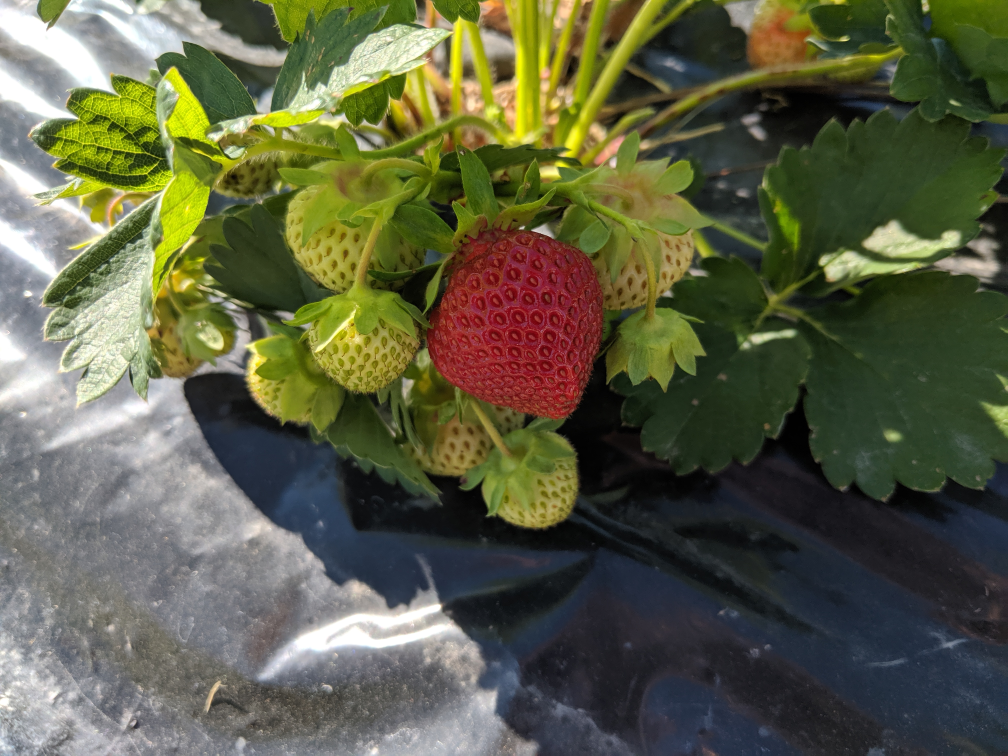
#> input picture computer vision/test_image.jpg, 4032 x 3024 px (shown at 1/4 size)
$ python orientation.py
#> lines starting #> are read from the running program, lines starting #| are printed output that depends on the picture; after the words box and inside, x2 and y2 are one past the last pixel; in counts of white or black regions, pixels touching at a corner belong together
### computer vision/strawberries.py
import cv2
import numpy as np
import matplotlib.pyplot as plt
import random as rng
from PIL import Image


def Main():
    #receiving the image
    image=cv2.imread('test_image.jpg')
#> image is the input picture: shape (3024, 4032, 3); mean B, G, R 69.3, 95, 92.8
    image_copy =np.copy(image)

    #all the functions
    image_copy=red(image_copy)
    #image_copy=canny(image_copy)
    #image_copy=contours(image,image_copy)
    #image_copy=real(image,image_copy)
    #resizing and showing image
    image_copy=cv2.resize(image_copy,(960,540))
    cv2.imshow('gray scale',image_copy)
    cv2.waitKey(0)


# [4 lines left out: function save, not called in this run]
def real(image,image_copy):
    image = cv2.addWeighted(image, 1, image_copy, 1, 0.0)
    return image

def red(image):
    #this is to find the colour red using HSV range
    image=cv2.GaussianBlur(image, (31,31),0)#101
    hsv = cv2.cvtColor(image, cv2.COLOR_BGR2HSV)
#> hsv: shape (3024, 4032, 3); mean H, S, V 66.1, 96.3, 102.7
    #lower red
    lower_red=np.array([0,150,150])#[0,120,0] hue saturation and value
    upper_red=np.array([40,255,255])#[10,255,255]
    mask1=cv2.inRange(hsv, lower_red, upper_red)
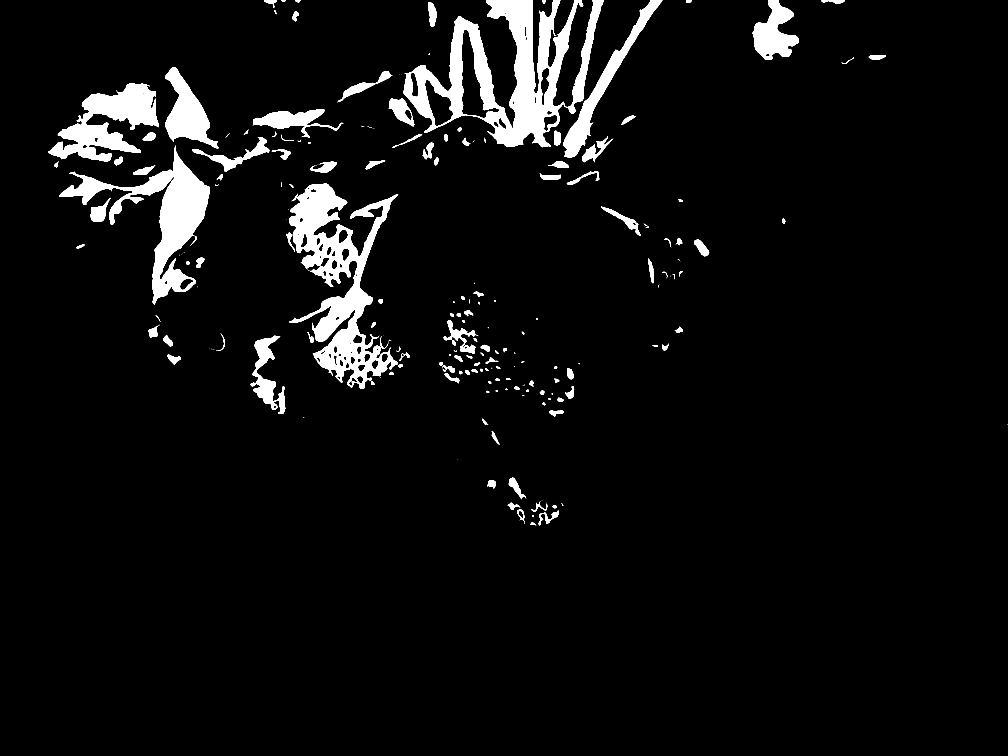
#> mask1: shape (3024, 4032) (shown at 1/4 size); 5.3% white; 272 white regions (112 under 20 px), largest, box (x1, y1, x2, y2) and area: (1615, 0, 2415, 589) 164740, (1156, 735, 1593, 1555) 125595, (237, 582, 840, 1220) 87213
    #range for upper range
    lower_red = np.array([140,120,100])#[170,120,0]
    upper_red = np.array([255,255,255])#[180,255,255]
    mask2 = cv2.inRange(hsv,lower_red,upper_red)
#> mask2: shape (3024, 4032); 1.7% white; 86 white regions (59 under 20 px), largest, box (x1, y1, x2, y2) and area: (1818, 979, 2377, 1599) 198817, (2216, 1010, 2266, 1071) 1918, (1929, 1077, 1992, 1136) 1842
    #Over lapping masks
    mask1 = mask1+mask2
#> mask1: shape (3024, 4032); 7% white; 287 white regions (141 under 20 px), largest, box (x1, y1, x2, y2) and area: (1775, 979, 2377, 1608) 213307, (1615, 0, 2415, 589) 164740, (1156, 735, 1593, 1555) 125595
    #over laying
    red = cv2.bitwise_and(image, image, mask= mask1)
    return red


# [31 lines left out: function contours, not called in this run]


def blur(image):
    blur=cv2.GaussianBlur(image, (5,5),0)
    return blur

def gray(image): #converts image to gray scale
    gray=cv2.cvtColor(image, cv2.COLOR_RGB2GRAY)
    return gray

# [5 lines left out: function canny, not called in this run]


Main()
#> in Main, `image_copy=cv2.resize(image_copy,(960,540))`:
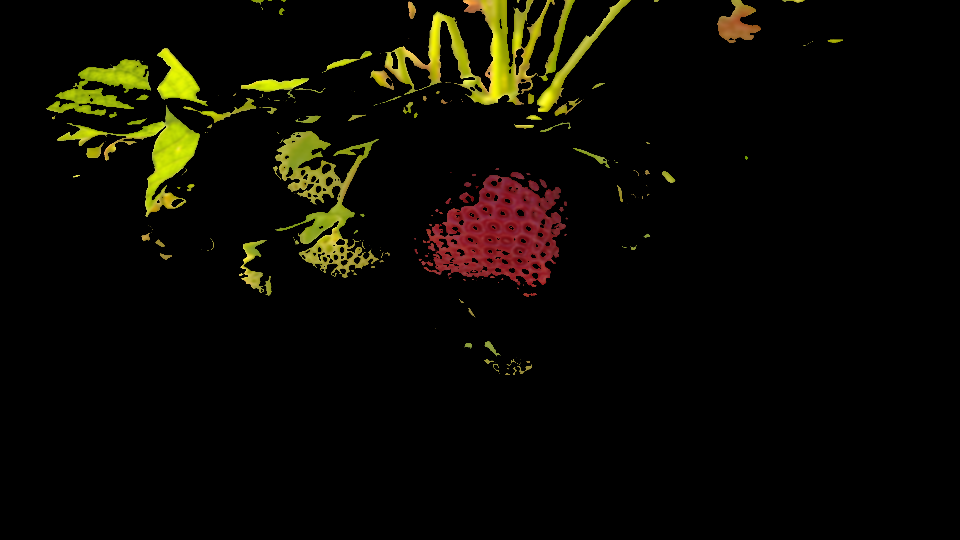
#> image_copy: shape (540, 960, 3); mean of channels 0, 1, 2 2.4, 9.6, 11.4; drawn as B, G, R


### computer vision/orientation.py
import cv2
import numpy as np
import matplotlib.pyplot as plt
from PIL import Image
from strawberries import red
#from strawberries import contours
from strawberries import gray
import math


def Main():
    image=cv2.imread('cropped.jpg')
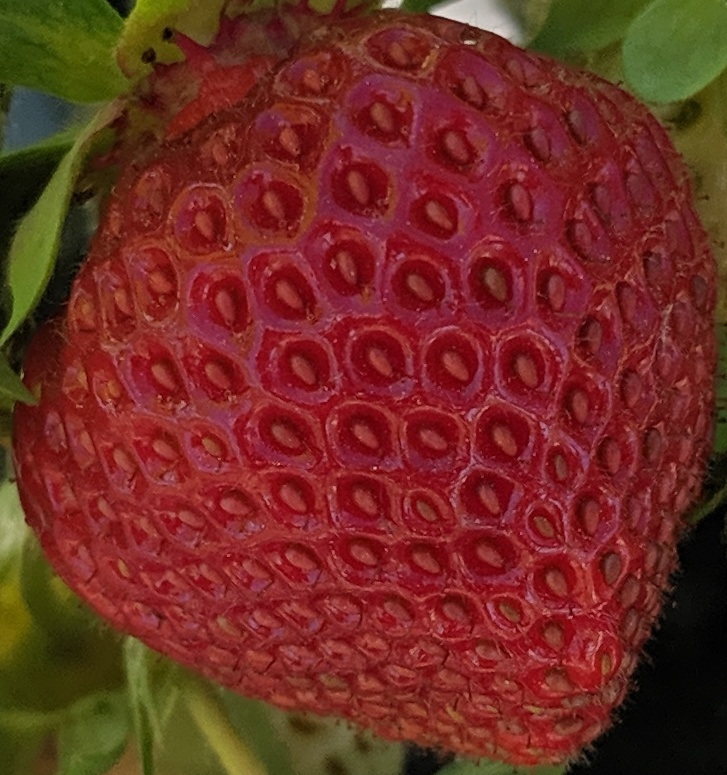
#> input picture computer vision/cropped.jpg, 727 x 775 px
#> image is the input picture: shape (775, 727, 3); mean B, G, R 34.4, 44.6, 111.8
    im=Image.open('cropped.jpg')
    image_copy =np.copy(image)

    image_copy=red(image_copy)
#> in red (call 2), `hsv = cv2.cvtColor(image, cv2.COLOR_BGR2HSV)`: hsv: shape (775, 727, 3); mean H, S, V 75.7, 180.5, 113.2
#> in red (call 2), `mask1=cv2.inRange(hsv, lower_red, upper_red)`:
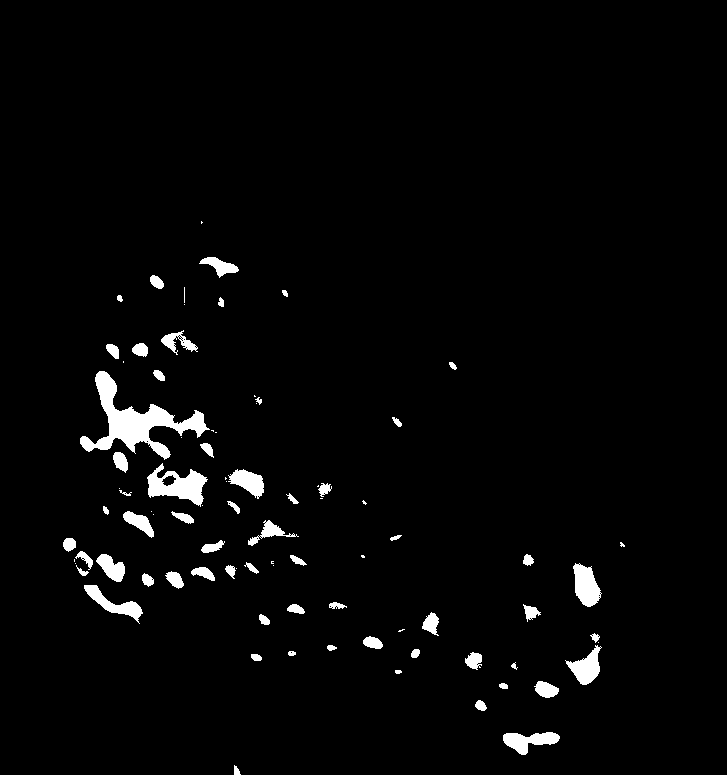
#> mask1: shape (775, 727); 2.7% white; 87 white regions (27 under 20 px), largest, box (x1, y1, x2, y2) and area: (80, 371, 210, 460) 3379, (147, 463, 208, 507) 1317, (573, 563, 602, 607) 824
#> in red (call 2), `mask2 = cv2.inRange(hsv,lower_red,upper_red)`: mask2: shape (775, 727); 37.6% white; 75 white regions (50 under 20 px), largest, box (x1, y1, x2, y2) and area: (102, 69, 682, 688) 199369, (521, 100, 571, 161) 1920, (234, 167, 297, 227) 1835
#> in red (call 2), `mask1 = mask1+mask2`:
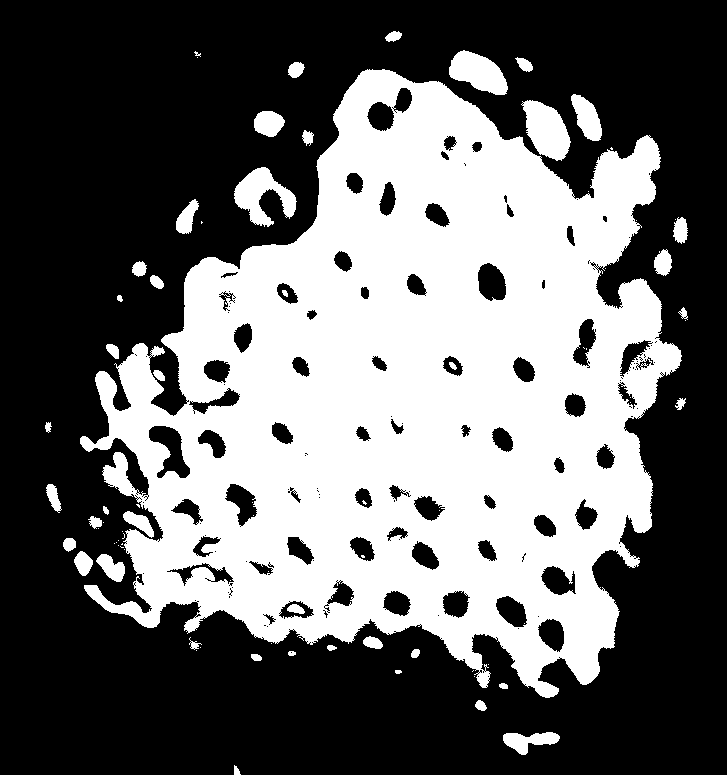
#> mask1: shape (775, 727); 40.2% white; 82 white regions (40 under 20 px), largest, box (x1, y1, x2, y2) and area: (80, 69, 682, 698) 214006, (521, 100, 571, 161) 1920, (234, 167, 297, 227) 1835
#> in red (call 2), `red = cv2.bitwise_and(image, image, mask= mask1)`:
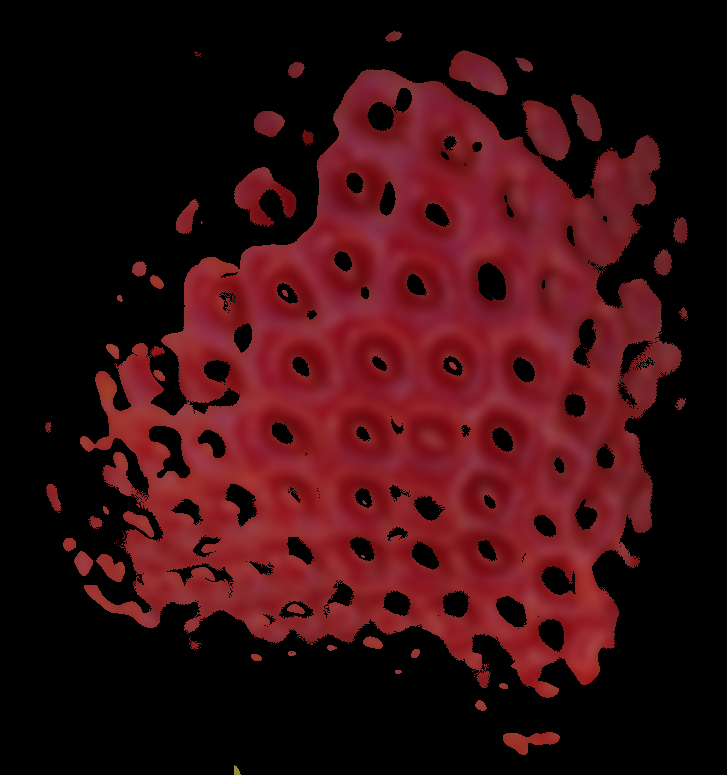
#> red: shape (775, 727, 3); mean of channels 0, 1, 2 16.8, 13.5, 54.3; drawn as B, G, R
    image_copy=gray(image_copy)
#> in gray, `gray=cv2.cvtColor(image, cv2.COLOR_RGB2GRAY)`:
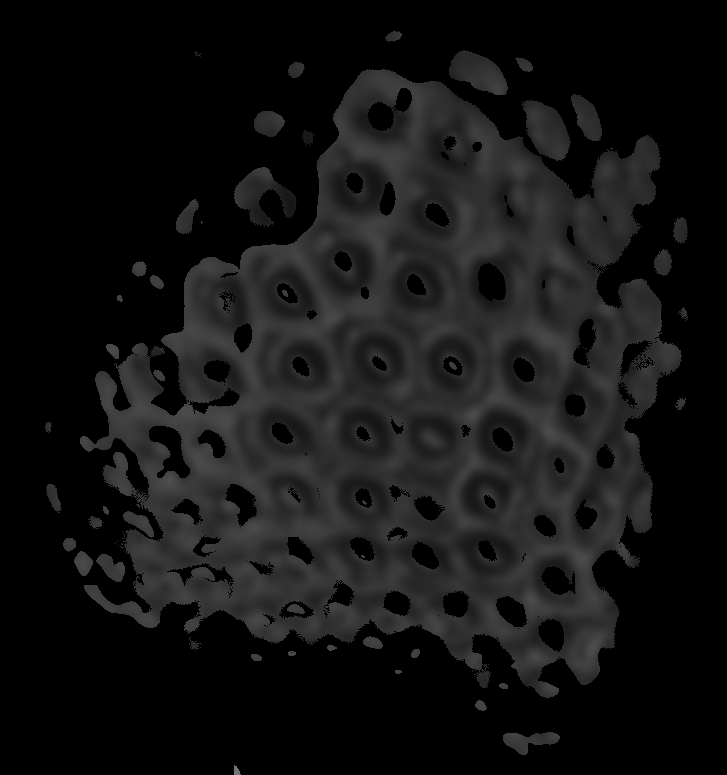
#> gray: shape (775, 727); min 0, max 117, mean 19.1

    #----------------------------------------
    #     Assinging Variables
    #----------------------------------------------
    width, height = im.size
#> width = 727; height = 775
    centre=np.array([[int(width/2)],[int(height/2)]])
#> centre = [363, 387]
    top=np.array([[int(width/2)],[int((height/2)-100)]])
#> top = [363, 287]
    bottom=np.array([[int(width/2)],[int((height/2)+100)]])
#> bottom = [363, 487]
    x=np.array([[int(width/2)],[0]])
#> x = [363, 0]
    x2=np.array([[int(width/2)],[1000]])
#> x2 = [363, 1000]


    #cv2.circle(image_copy,(2686,2325),2,(255,255,0), 10)


    centreX,image_copy=Contours(image_copy)
    centreX=np.array(centreX)
    centre=centreX.reshape(2,1)

    x=np.array([[centre[0][0]],[0]])
    x2=np.array([[centre[0][0]],[1000]])
    print(centre[1][0])

    DistanceAndAngles(centre,image_copy)

    #------------------------------------------------------------------------------------------------
    #
    #-------------------------------------------------------------------------------------------------
    if (False):
        for a in range(1):
            #-----------------------------------------------
            # Matrixes
            #-----------------------------------------------
            #a=10*a
            matrix=np.array([[math.cos(math.radians(a)),-math.sin(math.radians(a))],
                [math.sin(math.radians(a)),math.cos(math.radians(a))]])
            matrix2=np.array([[math.cos(math.radians(a+90)),-math.sin(math.radians(a+90))],
                [math.sin(math.radians(a+90)),math.cos(math.radians(a+90))]])
            #-----------------------------------------------
            # Updating
            #-----------------------------------------------
            x=centreX+matrix.dot(x-centreX)
            x2=centreX+matrix.dot(x2-centreX)
            #
            #x5=centre+matrix2.dot(x-centre)
            #x6=centre+matrix2.dot(x2-centre)
            for i in range(10):
                x=np.array([[int(centre[0][0])],[int(centre[1][0])-i*25]])
                x2=np.array([[int(centre[0][0])],[int(centre[1][0])+i*25]])
                x=centre+matrix.dot(x-centre)
                x2=centre+matrix.dot(x2-centre)
                cv2.circle(image_copy,tuple(x),2,(255,255,0), 1)
                cv2.circle(image_copy,tuple(x2),2,(255,255,0), 1)
                for c in range(20):
                    x3=np.array([[int(centre[0][0])+c*30],[int(centre[1][0])-i*100]])
                    x4=np.array([[int(centre[0][0])-c*30],[int(centre[1][0])-i*100]])
                    x5=np.array([[int(centre[0][0])-c*30],[int(centre[1][0])+i*100]])
                    x6=np.array([[int(centre[0][0])+c*30],[int(centre[1][0])+i*100]])
                    #x=np.rint(centre+matrix.dot(x-centre))
                    #x2=centre+matrix.dot(x2-centre)
                    x3=np.rint(centre+matrix.dot(x3-centre))
                    x4=centre+matrix.dot(x4-centre)
                    x5=centre+matrix.dot(x5-centre)
                    x6=centre+matrix.dot(x6-centre)
                    #for i, c in enumerate(IMGcontours):
                        #z=IMGcontours[b].index(int(x3))
                    for b in range(len(IMGcontours)):
                        for n in range(len(IMGcontours[b])):
                            z=np.where(IMGcontours[b][n-1][0]==102)
                            if(z[0].size != 0):
                            #l=(IMGcontours[b][n-1][0])
                                B=b
                                N=n-1
                                #print(IMGcontours[B][N][0])

                    if((x3[0][0]>=0 and x3[1][0]>=0)       ):
                        #print(x3)
                        cv2.circle(image_copy,tuple(x3),2,(255,0,0), 1)
                    if(x4[0][0]>=0 and x4[1][0]>=0):
                        cv2.circle(image_copy,tuple(x4),2,(255,0,0), 1)
                    if(x5[0][0]>=0 and x5[1][0]>=0):
                        cv2.circle(image_copy,tuple(x5),2,(255,0,0), 1)
                    if(x6[0][0]>=0 and x6[1][0]>=0):
                        cv2.circle(image_copy,tuple(x6),2,(255,0,0), 1)
        #print(x3)
        #------------------------------------------------------------------------------------------------
        #
        #-------------------------------------------------------------------------------------------------
        top=centre+matrix.dot(top-centre)
        bottom=centre+matrix.dot(bottom-centre)

        topx5=top+matrix2.dot(x-centre)
        topx6=top+matrix2.dot(x2-centre)
        bottomx5=bottom+matrix2.dot(x-centre)
        bottomx6=bottom+matrix2.dot(x2-centre)
        #---------------------------------------------
        # change in y over change in x
        #---------------------------------------------
        #gradient=(x4[1,0]-x3[1,0])/(x4[0,0]-x3[0,0])


        #---------------------------------------------
        # printing
        #---------------------------------------------

        image_copy=cv2.line(image_copy,tuple(x3),tuple(x4),(0,255,0),3)
        image_copy=cv2.line(image_copy,tuple(x5),tuple(x6),(0,0,255),3)
        image_copy=cv2.line(image_copy,tuple(topx5),tuple(topx6),(0,0,255),3)
        image_copy=cv2.line(image_copy,tuple(bottomx5),tuple(bottomx6),(0,0,255),3)
        cv2.circle(image_copy,tuple(top),2,(255,255,255), 10)#drawing the top circle
        cv2.circle(image_copy,tuple(bottom),2,(255,255,255), 10)#drawing the bottom circle


    #print(width)
    #print(height)
    #image_copy=contours(image,image_copy)
    cv2.circle(image_copy,(429,102),2,(255,0,255), 5)
    cv2.circle(image_copy,(700,836),2,(255,0,255), 5)
    #cv2.circle(image_copy,tuple(centre),2,(255,255,255), 10)
    cv2.imshow('gray scale',image_copy)
    cv2.waitKey(0)


def DistanceAndAngles(middleX,image_copy):
    z=0
    count=0
    c=[[],[]]
    global Improved
    for b in range(len(IMGcontours)):
        for n in range(len(IMGcontours[b])):
            if(count == 300):
                #print(IMGcontours[b][n-1][0])
                #print(middleX)
                c[0].append(math.sqrt((middleX[0][0]-IMGcontours[b][n-1][0][0])**2+(middleX[1][0]-IMGcontours[b][n-1][0][1])**2))

                c[1].append(math.degrees(math.atan((-middleX[1][0]+IMGcontours[b][n-1][0][1])/(-middleX[0][0]+IMGcontours[b][n-1][0][0]))))

                cv2.circle(image_copy,tuple(IMGcontours[b][n-1][0]),2,(255,0,255), 5)
                count=0
            else:
                count=count+1
    print(c[1])


    #cv2.imshow('gray scale',image_copy)
    #cv2.waitKey(0)


def Contours(image):
    image=gray(image)
    global contours_poly
    global IMGcontours
    #global Improved
    IMGcontours, hierarchy = cv2.findContours(image, cv2.RETR_TREE, cv2.CHAIN_APPROX_SIMPLE)
    cv2.drawContours(image, IMGcontours, -1, (0, 255, 0), 3)
    cv2.imshow('gray scale',image)
    cv2.waitKey(0)
    # Approximate contours to polygons + get bounding rects and circles
    contours_poly = [None]*len(IMGcontours)
    boundRect = [None]*len(IMGcontours)
    centers = [None]*len(IMGcontours)
    radius = [None]*len(IMGcontours)
    for i, c in enumerate(IMGcontours):
        contours_poly[i] = cv2.approxPolyDP(c, 3, True)
        boundRect[i] = cv2.boundingRect(contours_poly[i])
        centers[i], radius[i] = cv2.minEnclosingCircle(contours_poly[i])
    drawing = np.zeros((image.shape[0], image.shape[1], 3), dtype=np.uint8)
    #file=open("contours.txt","w")
    #print(len(IMGcontours[2]))
    print(IMGcontours[4][3][0][0])#range from 0-4    327,107
    #z=np.where(IMGcontours[4][3][0]==101)
    #print(z[0].size)
    # Draw polygonal contour + bonding rects + circles
    color=(256,250,256)
    for i in range(len(IMGcontours)):
        if(int(boundRect[i][3])>=250):
            cv2.drawContours(drawing, contours_poly, i, color)
            cv2.circle(drawing, (int(centers[i][0]), int(centers[i][1])), 10, color, 2)
            middleX=(int(centers[i][0]), int(centers[i][1]))

    return middleX,drawing


#> (the run stopped early here; a loop or call above may not have finished)
